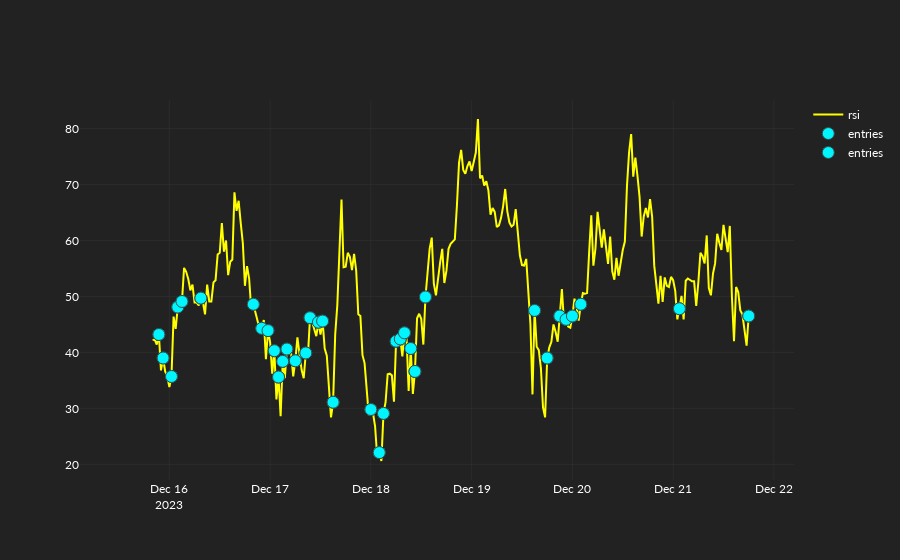

Notebook cell for this chart:
### Code cell
fig.add_scatter(
    x=datetimes,
    y=entry_signals,
    mode="markers",
    name="entries",
    marker=dict(
        size=12,
        symbol="circle",
        color="#00F6FF",
        line=dict(
            width=1,
            color="DarkSlateGrey",
        ),
    ),
)

### Figure 1 — Plotly figure (JSON) as saved in the notebook; plotly's stock layout.template omitted (floating-point values rounded to 4 significant figures; data arrays with more than 128 entries replaced by an {"elided": "..."} marker saying what was removed)
{"data": [{"line": {"color": "yellow"}, "name": "rsi", "type": "scatter", "x": {"elided": "300 str values"}, "y": {"elided": "300 float values"}}, {"marker": {"color": "#00F6FF", "line": {"color": "DarkSlateGrey", "width": 1}, "size": 12, "symbol": "circle"}, "mode": "markers", "name": "entries", "type": "scatter", "x": {"elided": "300 str values"}, "y": {"elided": "300 float values"}}, {"marker": {"color": "#00F6FF", "line": {"color": "DarkSlateGrey", "width": 1}, "size": 12, "symbol": "circle"}, "mode": "markers", "name": "entries", "type": "scatter", "x": {"elided": "300 str values"}, "y": {"elided": "300 float values"}}], "layout": {}}
